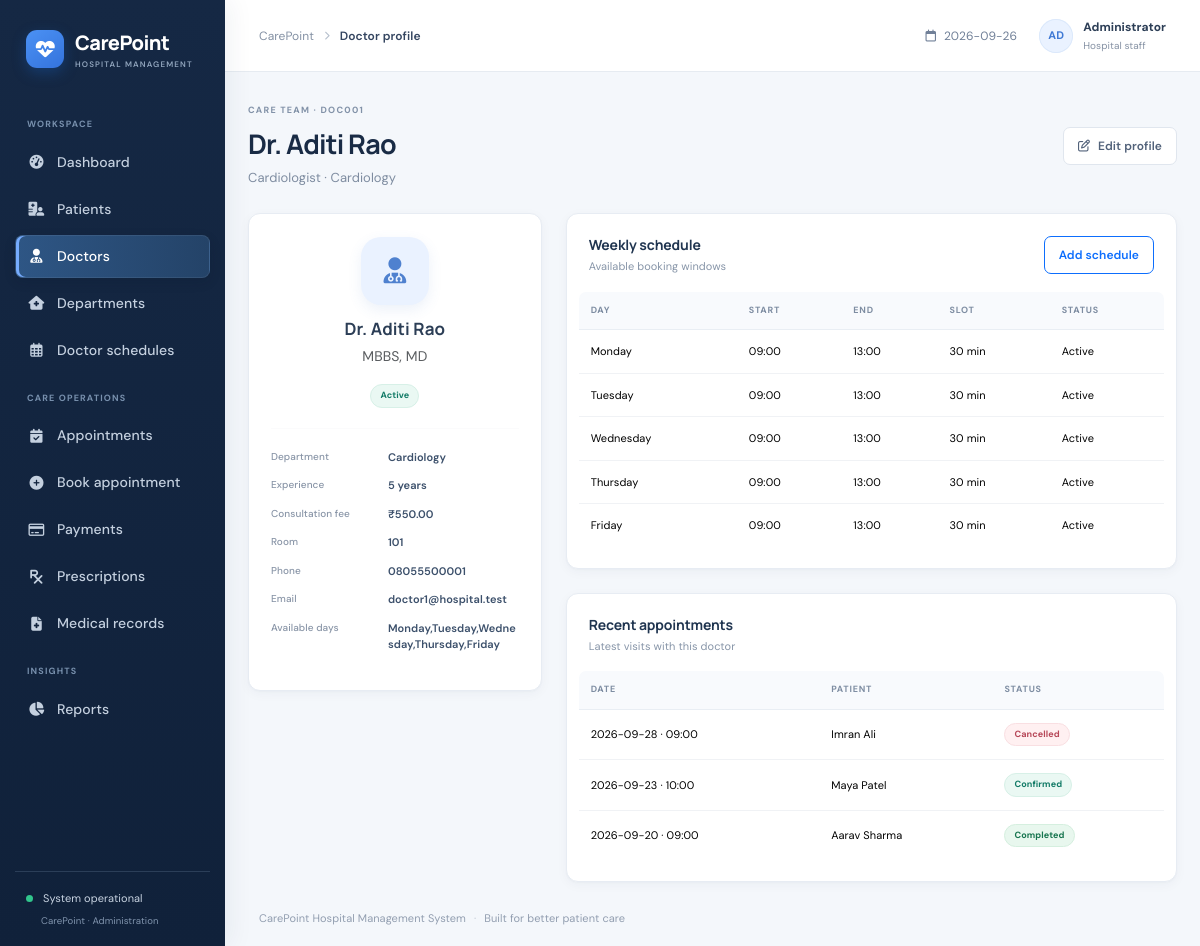
The app's page /doctors/view/1 with its own data.
### tables this page shows
CREATE TABLE doctors(doctor_id INTEGER PRIMARY KEY, doctor_code TEXT UNIQUE NOT NULL, full_name TEXT NOT NULL, specialization TEXT, department_id INTEGER NOT NULL REFERENCES departments ON DELETE RESTRICT, qualification TEXT, phone TEXT, email TEXT, consultation_fee REAL NOT NULL DEFAULT 0 CHECK(consultation_fee>=0), experience_years INTEGER DEFAULT 0, room_number TEXT, available_days TEXT DEFAULT '', status TEXT NOT NULL DEFAULT 'Active', created_at TEXT NOT NULL DEFAULT CURRENT_TIMESTAMP);

CREATE TABLE departments(department_id INTEGER PRIMARY KEY, department_name TEXT UNIQUE NOT NULL, description TEXT DEFAULT '', location TEXT DEFAULT '', status TEXT NOT NULL DEFAULT 'Active');

CREATE TABLE doctor_schedules(schedule_id INTEGER PRIMARY KEY, doctor_id INTEGER NOT NULL REFERENCES doctors ON DELETE CASCADE, day_of_week TEXT NOT NULL, start_time TEXT NOT NULL, end_time TEXT NOT NULL, slot_duration INTEGER NOT NULL DEFAULT 30, status TEXT NOT NULL DEFAULT 'Active', UNIQUE(doctor_id,day_of_week,start_time));

CREATE TABLE appointments(appointment_id INTEGER PRIMARY KEY, appointment_code TEXT UNIQUE NOT NULL, patient_id INTEGER NOT NULL REFERENCES patients ON DELETE RESTRICT, doctor_id INTEGER NOT NULL REFERENCES doctors ON DELETE RESTRICT, department_id INTEGER NOT NULL REFERENCES departments ON DELETE RESTRICT, appointment_date TEXT NOT NULL, appointment_time TEXT NOT NULL, reason TEXT, symptoms TEXT, status TEXT NOT NULL DEFAULT 'Scheduled', notes TEXT DEFAULT '', created_at TEXT NOT NULL DEFAULT CURRENT_TIMESTAMP, updated_at TEXT NOT NULL DEFAULT CURRENT_TIMESTAMP);

CREATE TABLE patients(patient_id INTEGER PRIMARY KEY, patient_code TEXT UNIQUE NOT NULL, full_name TEXT NOT NULL, date_of_birth TEXT, gender TEXT, blood_group TEXT, phone TEXT NOT NULL, email TEXT, address TEXT, emergency_contact_name TEXT, emergency_contact_phone TEXT, created_at TEXT NOT NULL DEFAULT CURRENT_TIMESTAMP);

### app.py (the view)
@app.route('/doctors/view/<int:id>')
def doctor_view(id):
    d=one('SELECT doc.*,dep.department_name FROM doctors doc JOIN departments dep USING(department_id) WHERE doctor_id=?',(id,));
    if not d: abort(404)
    return render_template('doctor_details.html',doctor=d,schedules=rows('SELECT * FROM doctor_schedules WHERE doctor_id=? ORDER BY CASE day_of_week WHEN "Monday" THEN 1 WHEN "Tuesday" THEN 2 WHEN "Wednesday" THEN 3 WHEN "Thursday" THEN 4 WHEN "Friday" THEN 5 WHEN "Saturday" THEN 6 ELSE 7 END',(id,)),appointments=rows('SELECT a.*,p.full_name patient FROM appointments a JOIN patients p USING(patient_id) WHERE doctor_id=? ORDER BY appointment_date DESC LIMIT 10',(id,)))

### app.py (called while the page is built)
def db():
    conn = sqlite3.connect(DB_PATH, factory=ClosingConnection)
    conn.row_factory = sqlite3.Row
    conn.execute('PRAGMA foreign_keys = ON')
    return conn

def rows(sql, args=()):
    with db() as con:
        return con.execute(sql, args).fetchall()

def one(sql, args=()):
    with db() as con:
        return con.execute(sql, args).fetchone()

@app.context_processor
def global_context(): return {'today':date.today().isoformat(), 'statuses':STATUSES, 'days':DAYS}

    def __exit__(self, exc_type, exc, tb):
        try:
            return super().__exit__(exc_type, exc, tb)
        finally:
            self.close()

### templates/doctor_details.html
{% extends 'base.html' %}{% block title %}{{ doctor.full_name }}{% endblock %}{% block page_name %}Doctor profile{% endblock %}{% block content %}<div class="page-heading"><div><div class="eyebrow">CARE TEAM · {{ doctor.doctor_code }}</div><h1>{{ doctor.full_name }}</h1><p>{{ doctor.specialization }} · {{ doctor.department_name }}</p></div><a class="btn btn-light" href="{{ url_for('edit_doctor',id=doctor.doctor_id) }}"><i class="fa-regular fa-pen-to-square me-2"></i>Edit profile</a></div><div class="row g-4"><div class="col-lg-4"><section class="panel profile-card"><span class="profile-avatar doctor-profile"><i class="fa-solid fa-user-doctor"></i></span><h2>{{ doctor.full_name }}</h2><p class="text-muted">{{ doctor.qualification }}</p><span class="status-badge status-{{ doctor.status|lower|replace(' ','-') }}">{{ doctor.status }}</span><hr><dl class="detail-list"><dt>Department</dt><dd>{{ doctor.department_name }}</dd><dt>Experience</dt><dd>{{ doctor.experience_years }} years</dd><dt>Consultation fee</dt><dd>₹{{ '%.2f'|format(doctor.consultation_fee) }}</dd><dt>Room</dt><dd>{{ doctor.room_number or '—' }}</dd><dt>Phone</dt><dd>{{ doctor.phone or '—' }}</dd><dt>Email</dt><dd>{{ doctor.email or '—' }}</dd><dt>Available days</dt><dd>{{ doctor.available_days or 'Not set' }}</dd></dl></section></div><div class="col-lg-8"><section class="panel mb-4"><div class="panel-head"><div><h2>Weekly schedule</h2><p>Available booking windows</p></div><a href="{{ url_for('add_schedule') }}" class="btn btn-sm btn-outline-primary">Add schedule</a></div>{% if schedules %}<div class="table-responsive"><table class="table data-table"><thead><tr><th>DAY</th><th>START</th><th>END</th><th>SLOT</th><th>STATUS</th></tr></thead><tbody>{% for s in schedules %}<tr><td>{{ s.day_of_week }}</td><td>{{ s.start_time }}</td><td>{{ s.end_time }}</td><td>{{ s.slot_duration }} min</td><td>{{ s.status }}</td></tr>{% endfor %}</tbody></table></div>{% else %}<div class="empty-inline">No schedules configured.</div>{% endif %}</section><section class="panel"><div class="panel-head"><div><h2>Recent appointments</h2><p>Latest visits with this doctor</p></div></div><div class="table-responsive"><table class="table data-table"><thead><tr><th>DATE</th><th>PATIENT</th><th>STATUS</th></tr></thead><tbody>{% for a in appointments %}<tr><td>{{ a.appointment_date }} · {{ a.appointment_time }}</td><td>{{ a.patient }}</td><td><span class="status-badge status-{{ a.status|lower|replace(' ','-') }}">{{ a.status }}</span></td></tr>{% else %}<tr><td colspan="3" class="empty-inline">No appointments.</td></tr>{% endfor %}</tbody></table></div></section></div></div>{% endblock %}

### static/css/style.css (style rules this page uses)
:root { --ink:#172b4d;--muted:#738198;--line:#e9edf3;--bg:#f5f7fb;--blue:#3978e8;--nav:#15263f;--mint:#16a88b }
* { box-sizing:border-box }
body { margin:0;background:var(--bg);color:#253750;font-family:'DM Sans',sans-serif;font-size:14px }
.page-heading { display:flex;align-items:center;justify-content:space-between;gap:20px;margin-bottom:24px }
.eyebrow { font-size:9px;letter-spacing:1.15px;font-weight:700;color:#8897aa;margin-bottom:7px }
.page-heading h1 { font:700 25px Manrope,sans-serif;letter-spacing:-.65px;color:var(--ink);margin:0 }
.page-heading p { margin:6px 0 0;color:#7c899c;font-size:13px }
.btn { border-radius:7px;font-size:12px;font-weight:600;padding:9px 14px }
.btn-light,.btn-outline-secondary { background:white;border-color:#e2e7ee;color:#52627a }
.metric-card,.panel,.mini-metric { background:white;border:1px solid #ebeff4;border-radius:10px;box-shadow:0 2px 8px #17315a05 }
.panel { padding:19px 20px }
.panel-head { display:flex;justify-content:space-between;align-items:center;margin-bottom:16px }
.panel-head h2,.section-title h2 { font:700 14px Manrope,sans-serif;color:#203550;margin:0 }
.panel-head p,.section-title p { color:#94a0b0;margin:4px 0 0;font-size:11px }
.data-table { font-size:11px;color:#495971;vertical-align:middle;margin:0 }
.data-table thead th { font-size:9px;letter-spacing:.6px;color:#9aa5b5;font-weight:700;border-bottom:1px solid #edf0f4;padding:10px 12px;white-space:nowrap }
.data-table tbody td { padding:12px;border-color:#f0f2f5 }
.data-table tbody tr:last-child td { border-bottom:0 }
.table-responsive { margin:0 -10px }
.status-badge { display:inline-block;border-radius:20px;padding:4px 8px;font-size:9px;font-weight:700;background:#edf2f8;color:#607087;white-space:nowrap }
.status-confirmed,.status-active,.status-paid { color:#14866d;background:#e8f7f1 }
.status-completed { color:#168367;background:#e4f6ef }
.status-cancelled,.status-inactive,.status-refunded { color:#c65363;background:#fff0f1 }
.profile-card { text-align:center }
.profile-avatar { height:68px;width:68px;border-radius:20px;background:#eaf2ff;color:#4f81cf;display:grid;place-items:center;font:700 26px Manrope;margin:2px auto 12px }
.profile-card h2 { font:700 17px Manrope;margin:0 0 6px }
.profile-card hr { border-color:#edf0f4;margin:20px 0 }
.detail-list { display:grid;grid-template-columns:1fr 1.2fr;gap:12px 8px;text-align:left }
.detail-list dt { font-weight:500;color:#8995a7;font-size:10px }
.detail-list dd { margin:0;color:#3c506b;font-size:11px;font-weight:600;overflow-wrap:anywhere }

### static/css/polish.css (style rules this page uses)
:root { --ink: #192b45; --muted: #77869b; --line: #e6ebf2; --bg: #f4f7fb; --blue: #3478e5; --nav: #14243d; --mint: #149b82; }
body { background: #f4f7fb; color: #2c3e56; font-family: 'DM Sans', Inter, system-ui, sans-serif; letter-spacing: .005em; }
.page-heading { margin-bottom: 26px; }
.page-heading h1 { font-size: 27px; letter-spacing: -.8px; }
.page-heading p { font-size: 13px; color: #7e8ca0; }
.eyebrow { color: #8292a8; letter-spacing: 1.25px; }
.metric-card, .panel, .mini-metric { border-color: #e7ecf3; box-shadow: 0 3px 12px #1d35510a, 0 1px 2px #1d355106; }
.panel { border-radius: 12px; padding: 21px 22px; }
.panel-head { margin-bottom: 17px; }
.panel-head h2, .section-title h2 { font-size: 14px; letter-spacing: -.15px; }
.panel-head p, .section-title p { color: #8795a8; }
.data-table { color: #43556d; }
.data-table thead th { background: #f8fafd; border-bottom-color: #e9eef4; color: #7e8da2; font-size: 9px; letter-spacing: .75px; padding-top: 12px; padding-bottom: 12px; }
.data-table thead th:first-child { border-radius: 7px 0 0; }
.data-table thead th:last-child { border-radius: 0 7px 0 0; }
.data-table tbody tr { transition: background .14s ease; }
.data-table tbody td { padding-top: 13px; padding-bottom: 13px; }
.btn { min-height: 36px; transition: transform .15s ease, box-shadow .15s ease, background .15s ease; }
.btn-light, .btn-outline-secondary { border-color: #e0e6ee; }
.status-badge { border: 1px solid transparent; padding: 4px 9px; font-size: 9px; letter-spacing: .08px; }
.status-confirmed, .status-active, .status-paid { color: #137b67; background: #eaf8f3; border-color: #d7f0e7; }
.status-completed { color: #17754f; background: #e8f7ee; border-color: #d5efdf; }
.status-cancelled, .status-inactive, .status-refunded { color: #b74859; background: #fff0f1; border-color: #f9dfe2; }
.profile-card, .printable-document { border-radius: 12px; }
.profile-avatar { box-shadow: 0 5px 14px #477ac21b; }

### records on screen
doctors: doctor_code "DOC001", full_name "Dr. Aditi Rao", specialization "Cardiologist", qualification "MBBS, MD", status "Active", experience_years "5", consultation_fee "550.00", room_number "101", phone "08055500001", email "doctor1@hospital.test", available_days "Monday,Tuesday,Wednesday,Thursday,Friday"
departments: department_name "Cardiology"
doctor_schedules: day_of_week "Monday", start_time "09:00", end_time "13:00", slot_duration "30", status "Active"
doctor_schedules: day_of_week "Tuesday", start_time "09:00", end_time "13:00", slot_duration "30", status "Active"
doctor_schedules: day_of_week "Wednesday", start_time "09:00", end_time "13:00", slot_duration "30", status "Active"
doctor_schedules: day_of_week "Thursday", start_time "09:00", end_time "13:00", slot_duration "30", status "Active"
doctor_schedules: day_of_week "Friday", start_time "09:00", end_time "13:00", slot_duration "30", status "Active"
appointments: appointment_date "2026-09-28", appointment_time "09:00", patient "Imran Ali", status "Cancelled"
appointments: appointment_date "2026-09-23", appointment_time "10:00", patient "Maya Patel", status "Confirmed"
appointments: appointment_date "2026-09-20", appointment_time "09:00", patient "Aarav Sharma", status "Completed"
